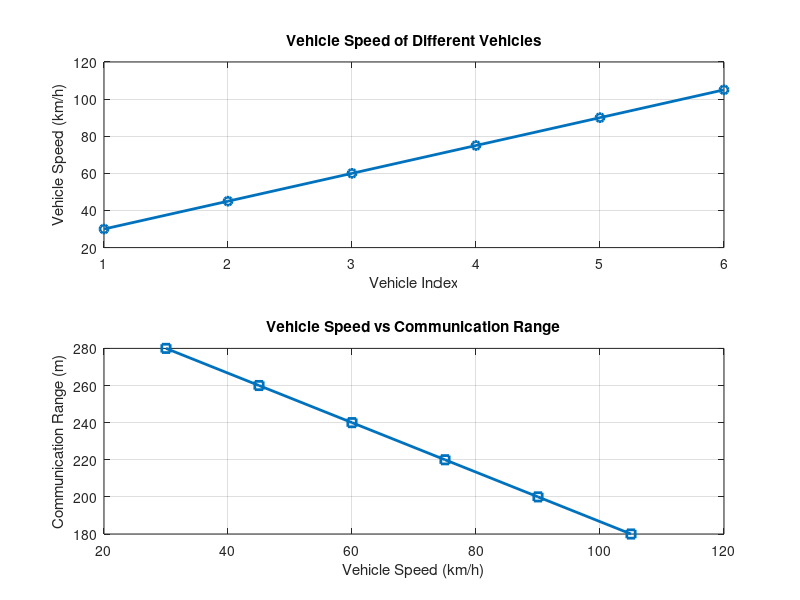

This chart was generated by the following MATLAB code:
clc;
clear;
close all;
% Vehicle IDs
vehicle = 1:6;
% Vehicle Speed (km/h)
speed = [30 45 60 75 90 105];
% Communication Range (m)
range = [280 260 240 220 200 180];
disp('Vehicle Speed(km/h) Communication Range(m)')

disp([vehicle' speed' range'])
figure
% -------- Graph 1 --------
subplot(2,1,1)
plot(vehicle,speed,'-o','LineWidth',2)
title('Vehicle Speed of Different Vehicles')
xlabel('Vehicle Index')
ylabel('Vehicle Speed (km/h)')
grid on
% -------- Graph 2 --------
subplot(2,1,2)
plot(speed,range,'-s','LineWidth',2)
title('Vehicle Speed vs Communication Range')
xlabel('Vehicle Speed (km/h)')
ylabel('Communication Range (m)')
grid on
